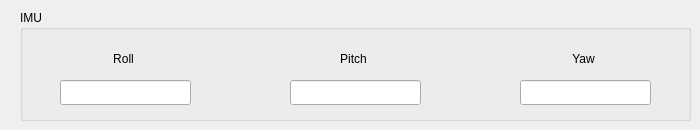
         <widget class="QWidget" name="tab">
          <attribute name="title">
           <string>State</string>
          </attribute>
          <widget class="QGroupBox" name="groupBox">
           <property name="geometry">
            <rect>
             <x>20</x>
             <y>10</y>
             <width>671</width>
             <height>111</height>
            </rect>
           </property>
           <property name="title">
            <string>IMU</string>
           </property>
           <widget class="QLabel" name="label_roll">
            <property name="geometry">
             <rect>
              <x>70</x>
              <y>40</y>
              <width>67</width>
              <height>17</height>
             </rect>
            </property>
            <property name="text">
             <string>Roll</string>
            </property>
            <property name="alignment">
             <set>Qt::AlignCenter</set>
            </property>
           </widget>
           <widget class="QLabel" name="label_pitch">
            <property name="geometry">
             <rect>
              <x>300</x>
              <y>40</y>
              <width>67</width>
              <height>17</height>
             </rect>
            </property>
            <property name="text">
             <string>Pitch</string>
            </property>
            <property name="alignment">
             <set>Qt::AlignCenter</set>
            </property>
           </widget>
           <widget class="QLabel" name="label_yaw">
            <property name="geometry">
             <rect>
              <x>530</x>
              <y>40</y>
              <width>67</width>
              <height>17</height>
             </rect>
            </property>
            <property name="text">
             <string>Yaw</string>
            </property>
            <property name="alignment">
             <set>Qt::AlignCenter</set>
            </property>
           </widget>
           <widget class="QLineEdit" name="roll_textbox">
            <property name="geometry">
             <rect>
              <x>40</x>
              <y>70</y>
              <width>131</width>
              <height>25</height>
             </rect>
            </property>
            <property name="cursor">
             <cursorShape>BlankCursor</cursorShape>
            </property>
            <property name="mouseTracking">
             <bool>false</bool>
            </property>
            <property name="layoutDirection">
             <enum>Qt::LeftToRight</enum>
            </property>
            <property name="text">
             <string/>
            </property>
            <property name="alignment">
             <set>Qt::AlignCenter</set>
            </property>
            <property name="readOnly">
             <bool>true</bool>
            </property>
            <property name="clearButtonEnabled">
             <bool>false</bool>
            </property>
           </widget>
           <widget class="QLineEdit" name="pitch_textbox">
            <property name="geometry">
             <rect>
              <x>270</x>
              <y>70</y>
              <width>131</width>
              <height>25</height>
             </rect>
            </property>
            <property name="cursor">
             <cursorShape>BlankCursor</cursorShape>
            </property>
            <property name="mouseTracking">
             <bool>false</bool>
            </property>
            <property name="alignment">
             <set>Qt::AlignCenter</set>
            </property>
            <property name="readOnly">
             <bool>true</bool>
            </property>
           </widget>
           <widget class="QLineEdit" name="yaw_textbox">
            <property name="geometry">
             <rect>
              <x>500</x>
              <y>70</y>
              <width>131</width>
              <height>25</height>
             </rect>
            </property>
            <property name="cursor">
             <cursorShape>BlankCursor</cursorShape>
            </property>
            <property name="mouseTracking">
             <bool>false</bool>
            </property>
            <property name="alignment">
             <set>Qt::AlignCenter</set>
            </property>
            <property name="readOnly">
             <bool>true</bool>
            </property>
           </widget>
          </widget>
         </widget>
